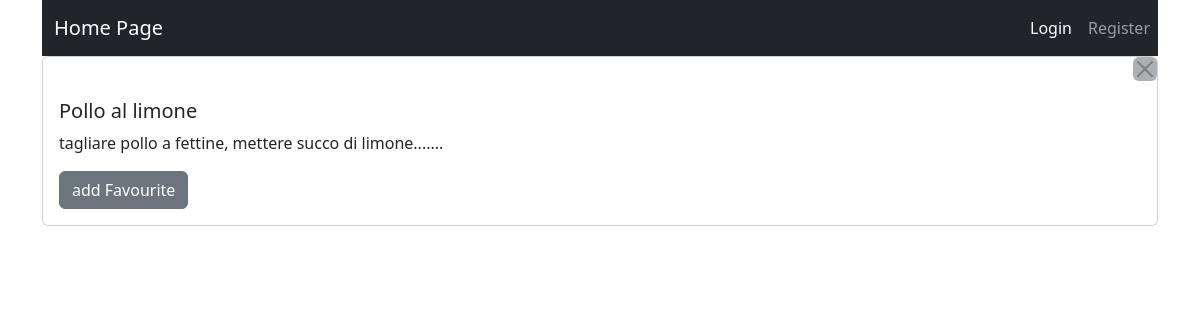
Screenshot of /HomeRecipes/7 with the database file from the repository.
### recipes/models.py (models this page shows)
class Recipe(models.Model):
    recipesName = models.CharField(max_length=30)
    recipesDifficult = models.CharField(max_length=30)
    category = models.CharField(blank=True, max_length=30, null=True)
    users = models.ForeignKey(User, blank=True, null=True, on_delete=models.CASCADE)
    description = models.CharField(max_length=2000, null=True)  # deve consentire una breve descrizione del piatto
    favorite = models.ManyToManyField(User, related_name='favorite_recipe')
    images = models.ImageField(null=True, upload_to='recipe_images/', blank=True)

### pages/views.py (the view)
# urls.py: path('HomeRecipes/<int:id>', views.seeRecipe, name='home_see_recipe')
@user_passes_test(check_login)
def seeRecipe(request, id):
    recipe = Recipe.objects.get(id=id)
    is_favorite = False
    if request.user.is_authenticated:
        is_favorite = recipe in request.user.favorite_recipe.all()
    context = {
        'recipe': recipe,
        'is_favorite': is_favorite
    }
    return render(request, 'see_selected_recipes.html', context)

### pages/views.py (called while the page is built)
def check_login(user):
    return True

### templates/see_selected_recipes.html (shortened to what this page needs)
{% extends 'home.html' %}
{% block content %}
    <div class="card">
    <div class="text-end">
     <button type="button" class="btn-close" aria-label="Close" style="background-color: #5C636A" onclick="window.location.href = '{% url 'home_recipes' %}';"></button>
    </div>
  <div class="card-body">
    <h5 class="card-title">{{ recipe.recipesName }}</h5>
    <p class="card-text">{{ recipe.description }}</p>
      <form method='post'>
          {% if is_favorite%}
              <a href="{% url 'fast-delete-favorite-recipes' recipe.id %}" class="btn btn-danger">remove Favourite</a>
              {% else %}
              <a href="{% url 'favorite-recipes' recipe.id %}" class="btn btn-secondary">add Favourite</a>
          {% endif %}
      </form>
  </div>
</div>
{% endblock %}

### rows the page displays
Recipe: recipesName "Pollo al limone", description "tagliare pollo a fettine, mettere succo di limone......."
